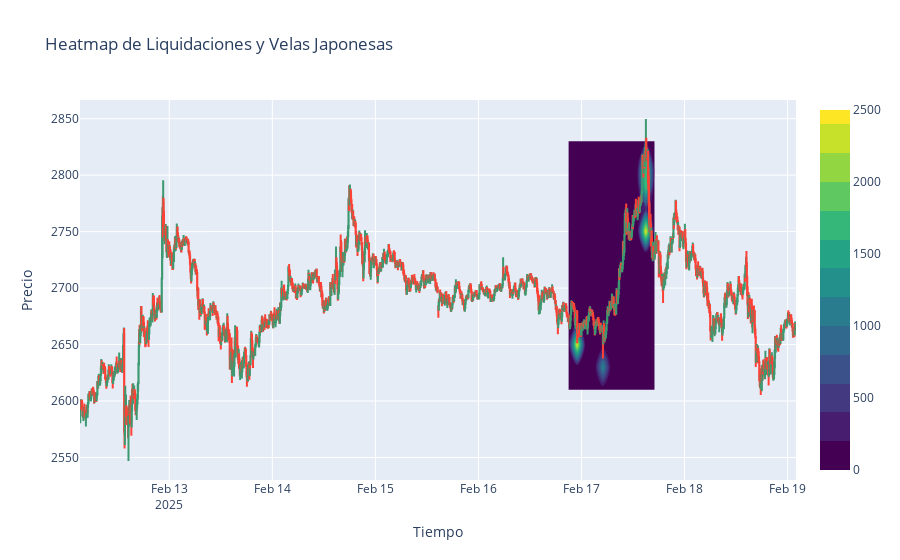

Here is the notebook cell this chart was saved with:
### Code cell
generar_heatmap_plotly(df_trades, df_velas)

### Figure 1 — Plotly figure (JSON) as saved in the notebook; plotly's stock layout.template omitted (floating-point values rounded to 4 significant figures; data arrays with more than 128 entries replaced by an {"elided": "..."} marker saying what was removed)
{"data": [{"close": {"elided": "2000 float values"}, "high": {"elided": "2000 float values"}, "low": {"elided": "2000 float values"}, "name": "Velas Japonesas", "open": {"elided": "2000 float values"}, "type": "candlestick", "x": {"elided": "2000 str values"}}, {"colorscale": [[0, "#440154"], [0.1111, "#482878"], [0.2222, "#3e4989"], [0.3333, "#31688e"], [0.4444, "#26828e"], [0.5556, "#1f9e89"], [0.6667, "#35b779"], [0.7778, "#6ece58"], [0.8889, "#b5de2b"], [1, "#fde725"]], "contours": {"showlines": false}, "name": "Heatmap de Liquidaciones", "type": "histogram2dcontour", "x": {"elided": "10216 str values"}, "y": {"elided": "10216 float values"}}], "layout": {"title": {"text": "Heatmap de Liquidaciones y Velas Japonesas"}, "xaxis": {"rangeslider": {"visible": false}, "title": {"text": "Tiempo"}}, "yaxis": {"title": {"text": "Precio"}}}}
